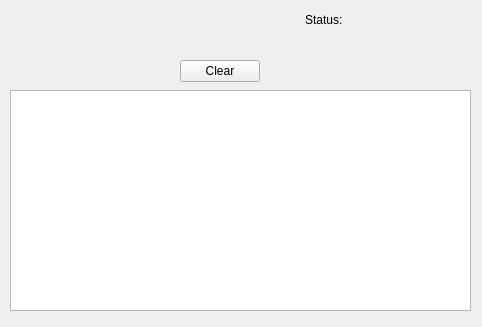
<?xml version="1.0" encoding="UTF-8"?>
<ui version="4.0">
 <class>MainWindow</class>
 <widget class="QMainWindow" name="MainWindow">
  <property name="geometry">
   <rect>
    <x>0</x>
    <y>0</y>
    <width>482</width>
    <height>327</height>
   </rect>
  </property>
  <property name="windowTitle">
   <string>MainWindow</string>
  </property>
  <widget class="QWidget" name="centralWidget">
   <widget class="QPlainTextEdit" name="plainTextEdit">
    <property name="geometry">
     <rect>
      <x>10</x>
      <y>90</y>
      <width>461</width>
      <height>221</height>
     </rect>
    </property>
    <property name="readOnly">
     <bool>true</bool>
    </property>
   </widget>
   <widget class="QPushButton" name="pushButton">
    <property name="geometry">
     <rect>
      <x>180</x>
      <y>60</y>
      <width>80</width>
      <height>22</height>
     </rect>
    </property>
    <property name="text">
     <string>Clear</string>
    </property>
   </widget>
   <widget class="QLabel" name="label">
    <property name="geometry">
     <rect>
      <x>305</x>
      <y>10</y>
      <width>41</width>
      <height>20</height>
     </rect>
    </property>
    <property name="text">
     <string>Status:</string>
    </property>
   </widget>
   <widget class="QLabel" name="label_2">
    <property name="geometry">
     <rect>
      <x>350</x>
      <y>7</y>
      <width>41</width>
      <height>31</height>
     </rect>
    </property>
    <property name="text">
     <string/>
    </property>
   </widget>
   <widget class="QLabel" name="label_3">
    <property name="geometry">
     <rect>
      <x>10</x>
      <y>10</y>
      <width>151</width>
      <height>71</height>
     </rect>
    </property>
    <property name="styleSheet">
     <string notr="true">image: url(:/images/imgs/ozwlogo.png);</string>
    </property>
    <property name="text">
     <string/>
    </property>
   </widget>
  </widget>
 </widget>
 <layoutdefault spacing="6" margin="11"/>
 <resources/>
 <connections/>
</ui>
